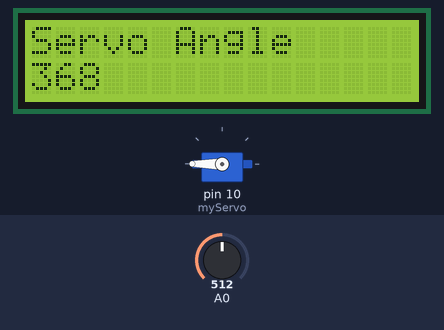
The sketch below on a simulated Arduino Uno, built with avr-gcc and run on an emulated ATmega328P. Shown: servo, 16×2 character LCD. The inputs (shaded band) are chosen by the test bench; at power-on: A0 = 512. What the sketch prints to the serial monitor is not drawn.

Above: at 1.2 s.
1.3 s: A0 set to 676
At 2.0 s:
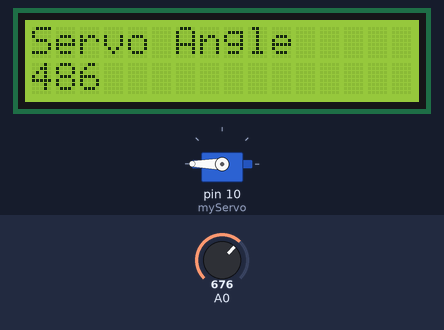
4.4 s: A0 set to 708
At 5.0 s:
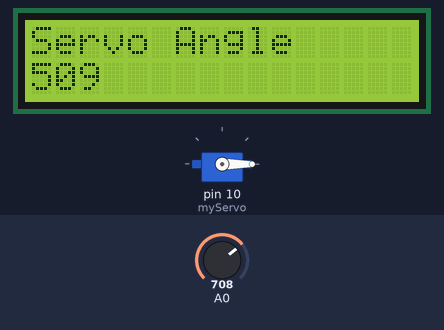
7.2 s: A0 set to 122
At 7.7 s:
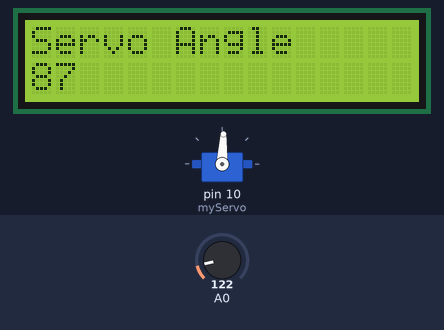
Timing chart, 0 to 10.2 s (numbered marks = the images above; inputs shaded):
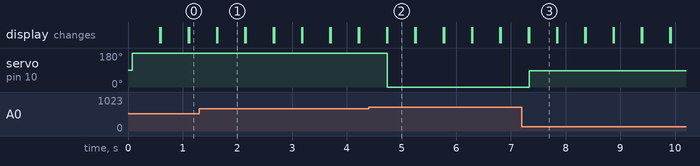

Measured:
- the behaviour switches between 694 and 695 on A0 (found by bisection; images 1 and 2)
- after the input at 1.3 s, the display: first differs from a run without the input after 0.33 s (image 1)
- after the input at 4.4 s, servo on pin 10 (myServo): 180° → 0° after 0.34 s; the display: first differs from a run without the input after 0.34 s (image 2)
- after the input at 7.2 s, servo on pin 10 (myServo): 0° → 87° after 0.13 s; the display: first differs from a run without the input after 0.13 s (image 3)
- what the display in image 1 shows lasts 0.5 s, from 1.6 s to 2.1 s

The sketch:

13_LCD_02.ino
```cpp
#include <Servo.h>
#include <LiquidCrystal_I2C.h>

Servo myServo;
LiquidCrystal_I2C myLCD(0x27, 16, 2);

int angle = 0;

void setup() {
  Serial.begin(9600);
  myServo.attach(10);
  myLCD.init();
  myLCD.backlight();
}

void loop() {
  int angleVal = analogRead(A0);
  Serial.println(angleVal);
  angle = map(angleVal, 0, 250, 0, 180);

  myServo.write(angle);

  myLCD.setCursor(0, 0);
  myLCD.print("Servo Angle");

  myLCD.setCursor(0, 1);
  myLCD.print(angle);

  delay(500);

  myLCD.clear();

}
```
